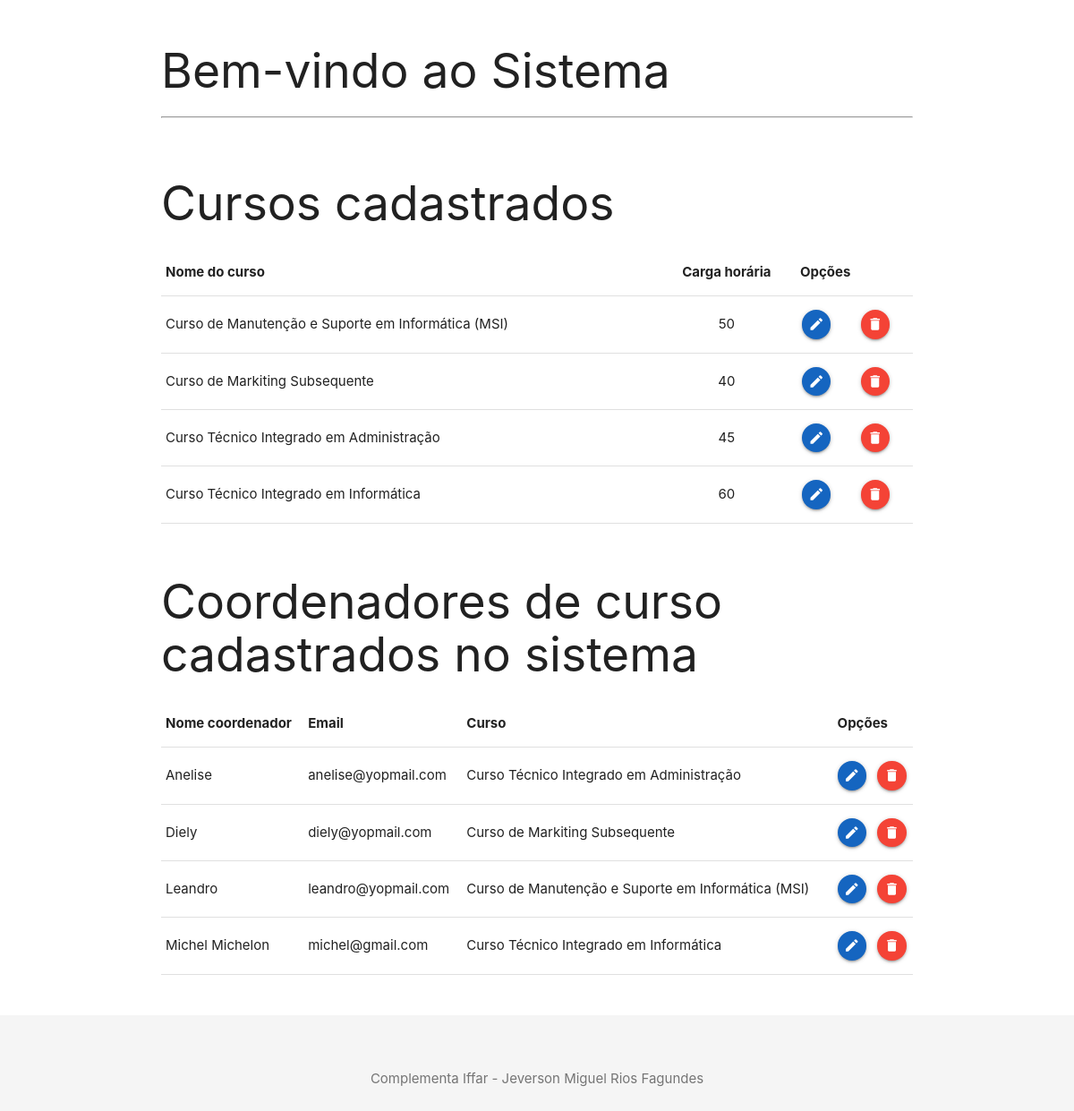
Page /inicialAdmin.php on the committed database.
### tables this page shows
CREATE TABLE IF NOT EXISTS `curso` (
  `id_curso` int NOT NULL AUTO_INCREMENT,
  `nome_curso` varchar(255) NOT NULL,
  `carga_horaria` int NOT NULL,
  PRIMARY KEY (`id_curso`)
);

CREATE TABLE IF NOT EXISTS `coordenador_curso` (
  `id_coordenador` int NOT NULL AUTO_INCREMENT,
  `nome` varchar(255) DEFAULT NULL,
  `email` varchar(255) DEFAULT NULL,
  `senha` varchar(255) DEFAULT NULL,
  `id_curso` int DEFAULT NULL,
  PRIMARY KEY (`id_coordenador`),
  KEY `fk_curso_coordenador` (`id_curso`)
);

### conecta.php (called while the page is built, shortened)
<?php
function excutarSQL($mysql, $sql)
{
    $resultado = mysqli_query($mysql, $sql);
    return $resultado;
}

### inicialAdmin.php (the view, shortened to what this page needs)
<?php
require_once "conecta.php";
$mysql = conectar();
$sql = "SELECT * FROM curso ORDER BY nome_curso ASC";
$resultado = excutarSQL($mysql, $sql);
$quantidade_cursos = $resultado->num_rows;
$sql2 = "SELECT cc.id_coordenador, cc.nome, cc.email, c.nome_curso FROM coordenador_curso cc
        INNER JOIN curso c
        ON cc.id_curso = c.id_curso
        ORDER BY cc.nome ASC
        ;";
$resultado2 = excutarSQL($mysql, $sql2);
$quantidade_coordenadores_curso = $resultado2->num_rows;
?>
<!DOCTYPE html>
<html lang="pt-br">
<head>
    <link type="text/css" rel="stylesheet" href="materialize/css/materialize.min.css" media="screen,projection" />
</head>
<body>
    <main>
        <div class="container">
            <h2>Bem-vindo ao Sistema</h2>
            <hr>
            <br>
            <h2>Cursos cadastrados</h2>
            <?php
            if ($quantidade_cursos == 0) {
            ?>
                <p class="p">Não há cursos cadastrados no sistema ainda!</p>
            <?php
            } else {
            ?>
                <table class="highlight">
                    <thead>
                        <tr>
                            <th>Nome do curso</th>
                            <th class="teste">Carga horária</th>
                            <th colspan="2">Opções</th>
                        </tr>
                    </thead>
                    <tbody>
                        <?php
                        while ($dados = mysqli_fetch_assoc($resultado)) {
                            echo "<tr>";
                            echo "<td> " . $dados['nome_curso'] . "</td>";
                            echo "<td class=\"teste\"> " . $dados['carga_horaria'] . "</td>";
                            echo '<td > <a c href="crudCurso/formeditCurso.php?id=' . $dados['id_curso'] .  '" class="btn-floating btn-small waves-effect waves-light #1565c0 blue darken-3 modal-trigger link"><i class="material-icons ">create</i></a> </td>';
                            echo '<td> <a href="#modal' . $dados['id_curso'] . '" class="btn-floating btn-small waves-effect waves-light red modal-trigger link"><i class="material-icons">delete</i></a> </td>';
                            echo "</tr>";
                        ?>
                        <?php
                        }
                        ?>
                    </tbody>
                </table>
            <?php
            }
            ?>
            <br>
            <h2>Coordenadores de curso cadastrados no sistema</h2>
            <?php
            if ($quantidade_coordenadores_curso == 0) {
            ?>
                <p class="p">Não há coordenadores de curso cadastrados no sistema ainda!</p>
            <?php
            } else {
            ?>
                <table class="highlight">
                    <thead>
                        <tr>
                            <th>Nome coordenador</th>
                            <th>Email</th>
                            <th>Curso</th>
                            <th colspan="2">Opções</th>
                        </tr>
                    </thead>
                    <tbody>
                        <?php
                        while ($dados = mysqli_fetch_assoc($resultado2)) {
                            echo "<tr>";
                            echo "<td> " . $dados['nome'] . "</td>";
                            echo "<td> " . $dados['email'] . "</td>";
                            echo "<td> " . $dados['nome_curso'] . "</td>";
                            echo '<td> <a href="crudCoordenador/formeditCoordenador.php?id=' . $dados['id_coordenador'] . '" class="btn-floating btn-small waves-effect waves-light #1565c0 blue darken-3 modal-trigger"><i class="material-icons ">create</i></a> </td>';
                            echo '<td> <a href="#modal' . $dados['id_coordenador'] . '" class="btn-floating btn-small waves-effect waves-light red modal-trigger"><i class="material-icons">delete</i></a> </td>';
                            echo "</tr>";
                        ?>
                        <?php
                        }
                        ?>
                    </tbody>
                </table>
            <?php
            }
            ?>
        </div>
    </main>
    <br><br>
    <footer>
        <div class="container">
            <p>Complementa Iffar - Jeverson Miguel Rios Fagundes</p>
        </div>
    </footer>
</body>
</html>

### inicialAdmin.php (style rules this page uses)
body { display: flex; flex-direction: column; min-height: 100vh; margin: 0; }
main { flex: 1 0 auto; }
.container { margin-top: 50px; }
table { margin-top: 20px; }
footer { background-color: #f5f5f5; padding: 10px 0; text-align: center; color: #757575; }
.teste { justify-content: center; text-align: center; }
.link { margin-left: 2px; margin-right: 2px; }

### rows in the picture
curso: nome_curso "Curso de Manutenção e Suporte em Informática (MSI)", carga_horaria "50"
curso: nome_curso "Curso de Markiting Subsequente", carga_horaria "40"
curso: nome_curso "Curso Técnico Integrado em Administração", carga_horaria "45"
curso: nome_curso "Curso Técnico Integrado em Informática", carga_horaria "60"
coordenador_curso: nome "Anelise", email "anelise@yopmail.com", id_curso.nome_curso "Curso Técnico Integrado em Administração"
coordenador_curso: nome "Diely", email "diely@yopmail.com", id_curso.nome_curso "Curso de Markiting Subsequente"
coordenador_curso: nome "Leandro", email "leandro@yopmail.com", id_curso.nome_curso "Curso de Manutenção e Suporte em Informática (MSI)"
coordenador_curso: nome "Michel Michelon", email "michel@gmail.com", id_curso.nome_curso "Curso Técnico Integrado em Informática"
